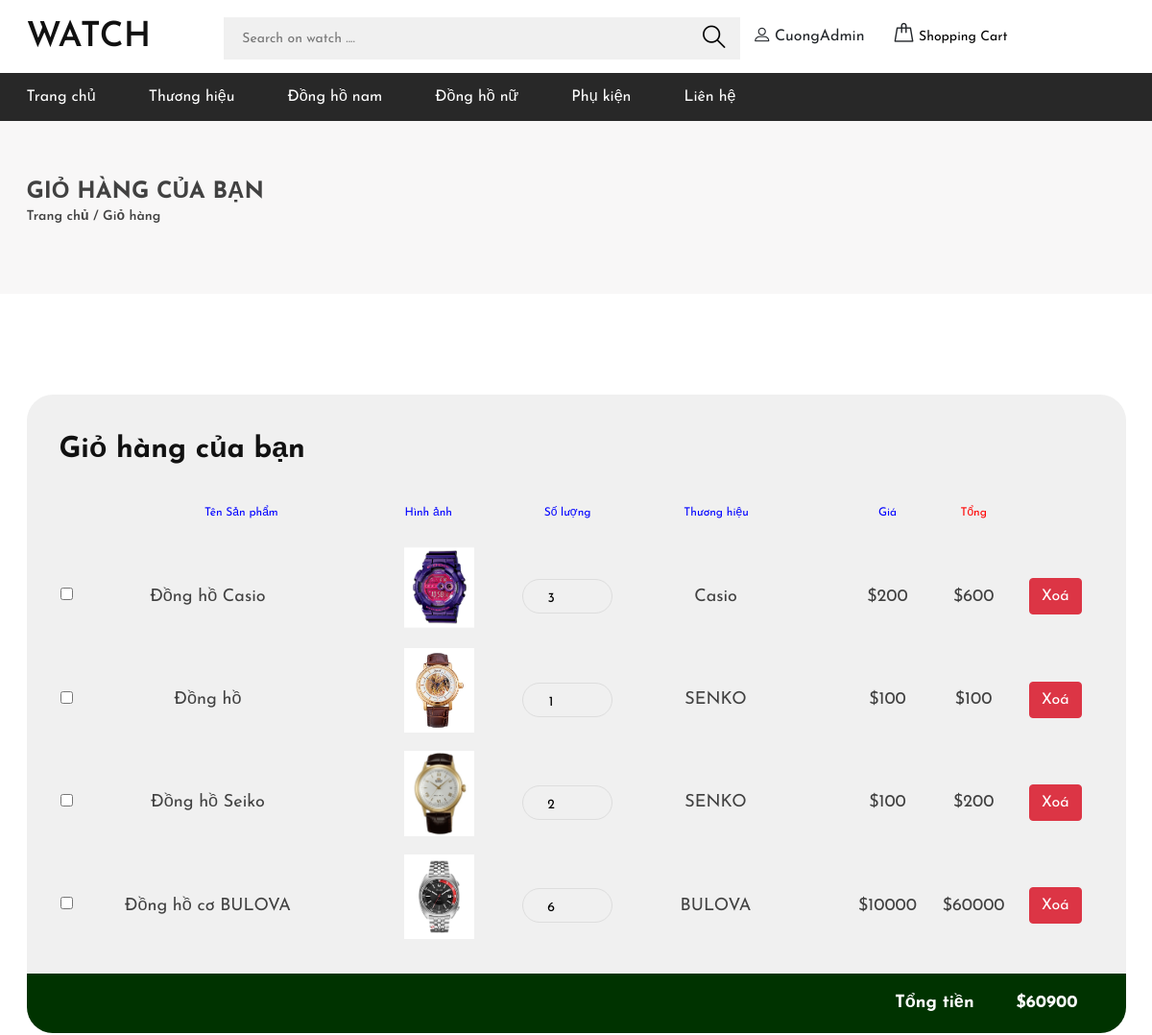
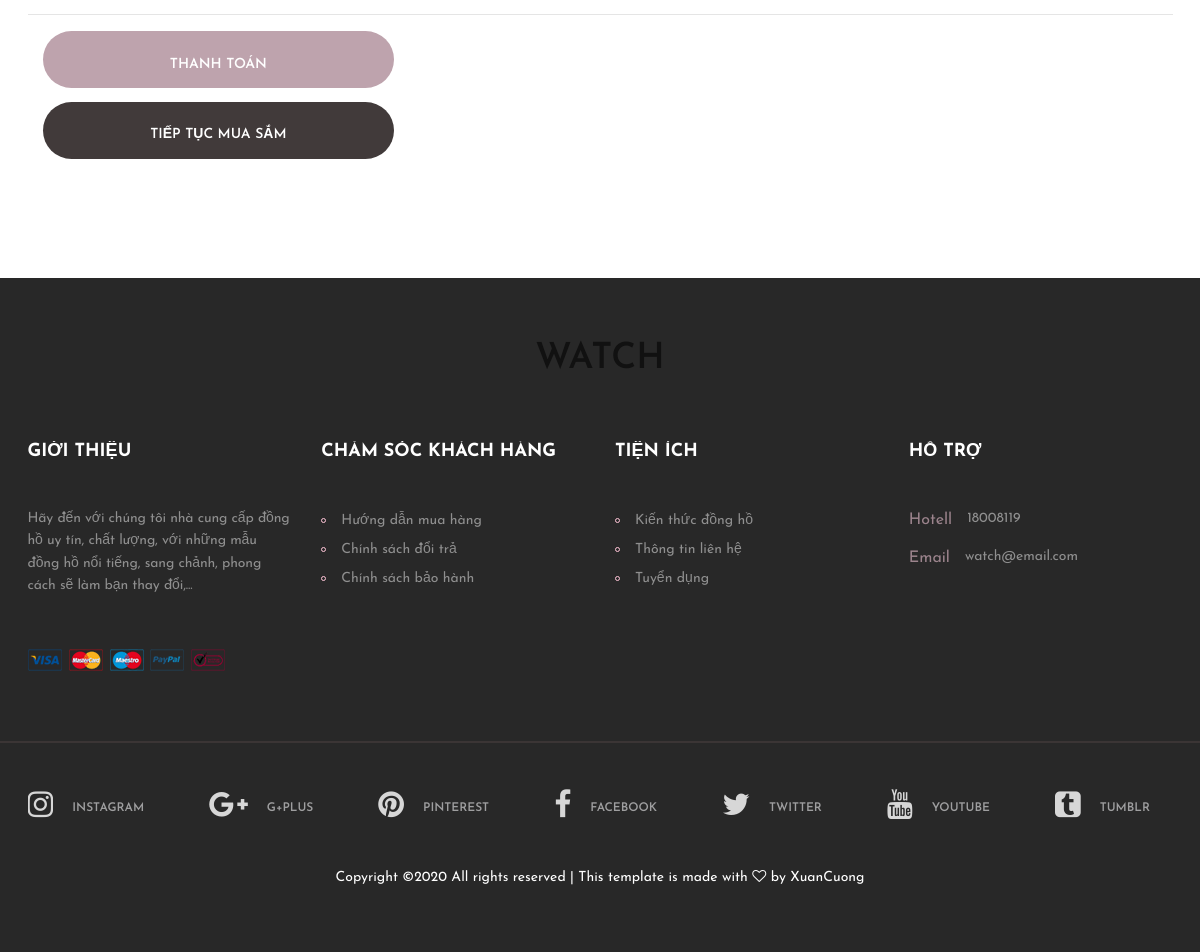
The page /Main/Cart/ (signed in) on the database its author committed (2 pictures, top to bottom).
### tables this page shows
CREATE TABLE `products` (
  `product_id` int(11) NOT NULL,
  `product_category_id` int(11) NOT NULL,
  `product_name` varchar(100) NOT NULL,
  `product_descript` varchar(255) NOT NULL,
  `product_url` varchar(255) NOT NULL,
  `product_price` int(11) NOT NULL,
  `product_gender` int(11) NOT NULL,
  `product_status` int(11) NOT NULL,
  `type` int(11) NOT NULL,
  `product_quantity` int(11) NOT NULL,
  `create_day` date NOT NULL
);

CREATE TABLE `carts` (
  `cart_id` int(11) NOT NULL,
  `cart_user_id` int(11) NOT NULL,
  `cart_product_id` int(11) NOT NULL,
  `cart_price` int(11) NOT NULL,
  `cart_quantity` int(11) NOT NULL,
  `total` int(11) NOT NULL,
  `create_day` date NOT NULL
);

CREATE TABLE `categories` (
  `category_id` int(11) NOT NULL,
  `category_name` varchar(255) NOT NULL,
  `create_day` date NOT NULL
);

### watch/Core/Controller.php (called while the page is built, shortened)
<?php
class Controller {
	public function model($model, $folder = "Main") {
		return new $model;
	}
	public function view($view, $data = [], $folder = "Main") {
		require_once "./watch/" . $folder . "/Views/" . $view . ".php";
	}
}
?>

### watch/Core/App.php (called while the page is built, shortened)
<?php
class App {
	protected $action = "index";
	function __construct() {
		$arr = $this->UrlProcess();
		if (isset($arr[0])) {
			if (file_exists('./watch/'.$arr[0].'')) {
			unset($arr[0]);
			}
		}
		unset($arr[1]);
		$this->controller = new $this->controller;
		$this->params = $arr ? array_values($arr) : [];
		call_user_func_array([$this->controller, $this->action], $this->params);
	}
	function UrlProcess() {
		if (isset($_GET["url"])) {
			return explode("/", filter_var(trim($_GET["url"], "/")));
		}
	}
}
?>

### index.php (called while the page is built, shortened)
<?php
$myApp = new App();
?>

### watch/Core/Database.php (called while the page is built, shortened)
<?php
    class Database {
        protected $db;
        private $hostname = "localhost";
        private $username = "root";
        private $password = "";
        private $dbname = "watchstore";
        public function connect(){
            $this->db = mysqli_connect ($this->hostname, $this->username, $this->password);
            mysqli_select_db($this->db,$this->dbname);
            mysqli_query($this->db, "SET NAMES 'utf8'");
        }
        public function do_sql($sql){
            return mysqli_query($this->db,$sql);
        }
    }
?>

### watch/Main/Models/CartModel.php (called while the page is built, shortened)
<?php
	class CartModel extends Database
	{
		public function getCart($id){
			$sql = "SELECT cart_id, category_name, cart_quantity,product_quantity,cart_price, product_name, product_url, total, c.create_day
				FROM products p, carts c, categories ct WHERE p.product_id=c.cart_product_id AND cart_user_id = '$id' AND ct.category_id = p.product_category_id";
                return $this->do_sql($sql);
		}
	}
 ?>

### watch/Main/Views/Pages/Cart.php (the view)
<div class="page-top-info">
	<div class="container">
		<h4>Giỏ hàng của bạn</h4>
		<div class="site-pagination">
			<a href="">Trang chủ</a> /
			<a href="">Giỏ hàng</a>
		</div>
	</div>
</div>
<section class="cart-section spad">
	<div class="container">
		<div class="row">
			<div class="col-lg-12">
				<div class="cart-table">
					<h3>Giỏ hàng của bạn</h3>
						<div class="cart-table-warp">
							<table id="cart" >
								<thead id="cart-items">
									<tr id="cart-row">
										<th></th>
										<th class="product-th text-center" style="color: blue;">Tên Sản phẩm</th>
										<th class="product-th" style="color: blue;">Hình ảnh</th>
										<th class="quy-th" style="color: blue;">Số lượng</th>
										<th class="size-th" style="color: blue;">Thương hiệu</th>
										<th class="total-th" style="color: blue;">Giá</th>
										<th class="total-th" style="color: red;">Tổng</th>
									</tr>
								</thead>
								<tbody>
									<?php
									while ($row = mysqli_fetch_array($data["listCart"])){
								echo '
									<tr>
										<td>  <input class = "checkbox-cart" value = "'.$row["cart_id"].'" type = "checkbox" name="checkbox"/> </td>
										<td class="size-col "><h4>'.$row['product_name'].'</h4></td>
										<td class="product-col">
											<img src="./public/img/product/'.$row['product_url'].'" alt="">
										</td>';
									echo	'<td class="quy-col">
											<div class="quantity">
						                        <div class="qty">
													<input type="button" value = "'.$row['cart_quantity'].'">
												</div>
		                					</div>
										</td>
										<td class="size-col"><h4>'.$row['category_name'].'</h4></td>
										<td class="total-col"><h4>$'.$row['cart_price'].'</h4></td>
										<td class="total-col"><h4>$'.$row['total'].'</h4></td>
										</form>
										<td class="total-col">
										<a href="./Main/Cart/Delete/'.$row['cart_id'].'" id="btn-remove" class="btn btn-danger" name="Delete">Xoá</a>
										</td>
									</tr>';
								}?>
								</tbody>
							</table>
						</div>
					<div class="total-cost">
						<h6>Tổng tiền <span class="cart-price">
							<?php
							echo "$" . $data["sumtotal"];
							?>
							</span></h6>
					</div>
				</div>
			</div>
		</div>
		<hr>
		<div class="col-lg-4 card-right">
				<input class="site-btn" name="ByProduct" type="submit" value="Thanh Toán" onclick = "Check()" />
				<a href="./Main" class="site-btn sb-dark">Tiếp tục mua sắm</a>
			</div>
	</div>
</section>

### public/css/style.css (style rules this page uses)
html, body { height: 100%; font-family: 'Josefin Sans', sans-serif; -webkit-font-smoothing: antialiased; font-smoothing: antialiased; }
h1, h2, h3, h4, h5, h6 { margin: 0; color: #111111; font-weight: 600; }
h3 { font-size: 30px; }
h4 { font-size: 24px; }
h6 { font-size: 16px; }
img { max-width: 100%; }
.spad { padding-top: 105px; padding-bottom: 105px; }
.site-btn { display: inline-block; border: none; font-size: 14px; font-weight: 600; min-width: 167px; padding: 18px 47px 14px; border-radius: 50px; text-transform: uppercase; background: #bea3ad; color: #fff; line-height: normal; cursor: pointer; text-align: center; }
.site-btn.sb-dark { background: #413a3a; }
.page-top-info { background: #f8f7f7; padding: 60px 0 70px; }
.page-top-info h4 { color: #414141; font-weight: 700; text-transform: uppercase; }
.site-pagination { font-size: 14px; font-weight: 600; color: #414141; }
.site-pagination a { display: inline-block; font-size: 14px; color: #414141; }
.quantity { display: -webkit-box; display: -ms-flexbox; display: flex; -ms-flex-wrap: wrap; flex-wrap: wrap; -webkit-box-align: center; -ms-flex-align: center; align-items: center; margin-bottom: 40px; }
.quantity .qty { width: 94px; height: 36px; border: 1px solid #ddd; padding: 0 15px; border-radius: 40px; float: left; }
.quantity .qty input { width: 28px; float: left; border: none; height: 36px; line-height: 40px; padding: 0; font-size: 14px; text-align: center; background-color: transparent; }
.cart-table { padding: 40px 34px 0; background: #f0f0f0; border-radius: 27px; overflow: hidden; }
.cart-table h3 { font-weight: 700; margin-bottom: 37px; }
.cart-table table { width: 100%; min-width: 442px; margin-bottom: 17px; }
.cart-table table tr th { font-size: 12px; font-weight: 400; color: #414141; text-align: center; padding-bottom: 25px; }
.cart-table table tr th.product-th { text-align: left; }
.cart-table table tr th.size-th { padding-right: 70px; }
.cart-table table tr th.quy-th { padding-right: 20px; }
.cart-table .product-col { display: table; margin-bottom: 19px; }
.cart-table .product-col img { display: table-cell; vertical-align: middle; float: left; width: 73px; }
.cart-table .quy-col { padding-right: 20px; }
.cart-table .quantity { margin-bottom: 0; -webkit-box-pack: center; -ms-flex-pack: center; justify-content: center; }
.cart-table .size-col, .cart-table .total-col { text-align: center; }
.cart-table .size-col h4, .cart-table .total-col h4 { font-size: 18px; color: #414141; font-weight: 400; }
.cart-table .size-col h4 { padding-right: 70px; }
.cart-table .total-cost { background: #003300; margin: 0 -34px; text-align: right; padding: 22px 0; padding-right: 50px; }
.cart-table .total-cost h6 { line-height: 1; font-size: 18px; font-weight: 700; color: #fff; }
.cart-table .total-cost h6 span { margin-left: 38px; }
.card-right .site-btn { margin-bottom: 14px; width: 100%; min-height: 57px; padding: 23px 47px 14px; }
@media (min-width: 1200px) { .container { max-width: 1175px; } }

### rows shown on the page
products: product_name "Đồng hồ Casio", product_url (picture), cart_quantity "3", categories.category_name "Casio", carts.cart_price "200", carts.total "600"
products: product_name "Đồng hồ", product_url (picture), cart_quantity "1", categories.category_name "SENKO", carts.cart_price "100", carts.total "100"
products: product_name "Đồng hồ Seiko", product_url (picture), cart_quantity "2", categories.category_name "SENKO", carts.cart_price "100", carts.total "200"
products: product_name "Đồng hồ cơ BULOVA", product_url (picture), cart_quantity "6", categories.category_name "BULOVA", carts.cart_price "10000", carts.total "60000"

### other values the page prints
$_SESSION["username"] "CuongAdmin"
$data["sumtotal"] "60900"
